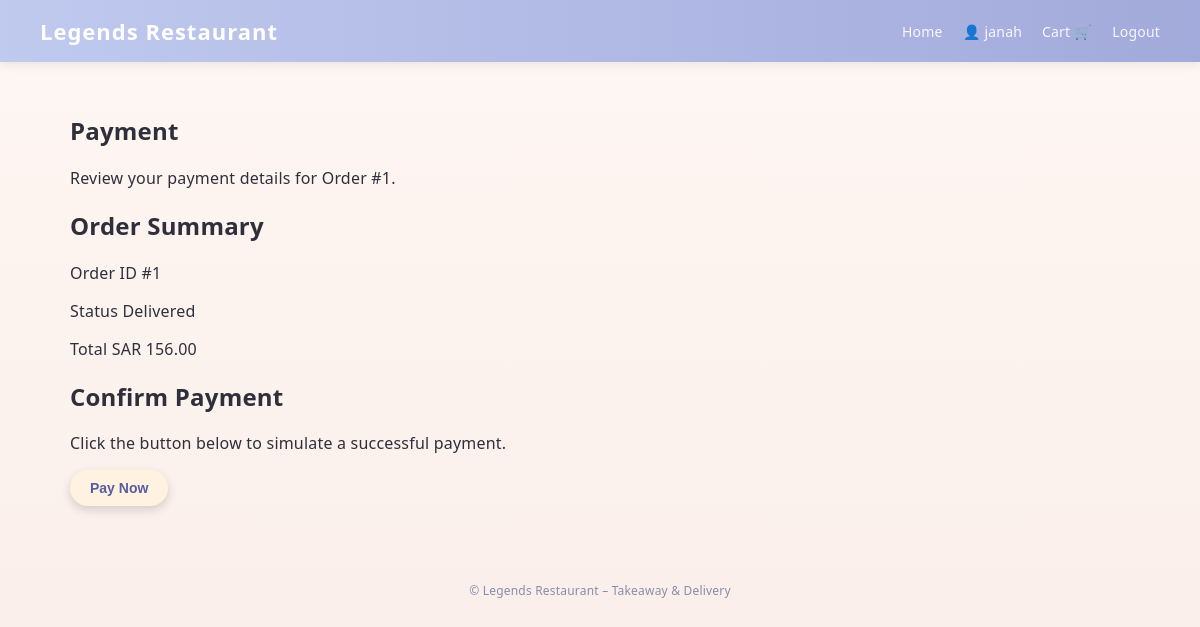
The app's page /payment/1/ (signed in) with its own data.
### restaurant/models.py (models this page shows, shortened)
class User(AbstractUser):
    ROLE_CHOICES = [
        ("customer", "Customer"),
        ("staff", "Staff"),
        ("manager", "Manager"),
    ]
    role = models.CharField(
        max_length=20,
        choices=ROLE_CHOICES,
        default="customer",
    )
    phone = models.CharField(max_length=20, blank=True, null=True)
    address = models.CharField(max_length=255, blank=True, null=True)
    hired_at = models.DateTimeField(blank=True, null=True)
    salary = models.DecimalField(
        max_digits=10,
        decimal_places=2,
        blank=True,
        null=True,
    )

class Order(models.Model):
    STATUS_CHOICES = [
        ('pending', 'Pending'),
        ("preparing", "Preparing"),
        ("out_for_delivery", "Out For Delivery"),
        ("delivered", "Delivered"),
        ('cancelled', 'Cancelled'),
    ]
    TYPE_CHOICES = [
        ("takeaway", "Takeaway"),
        ("delivery", "Delivery"),
    ]
    user = models.ForeignKey(
        User,
        on_delete=models.CASCADE,
        related_name="orders",
    )
    status = models.CharField(
        max_length=30,
        choices=STATUS_CHOICES,
        default="pending"
    )
    order_type = models.CharField(
        max_length=30,
        choices=TYPE_CHOICES,
        default="takeaway",
    )
    total = models.DecimalField(max_digits=8, decimal_places=2, default=0)
    notes = models.CharField(max_length=255, blank=True, null=True)
    created_at = models.DateTimeField(auto_now_add=True)
    is_paid = models.BooleanField(default=False)

### restaurant/views.py (the view, shortened to what this page needs)
# urls.py: path("payment/<int:order_id>/", views.payment_process, name="payment_process"),
@login_required
def payment_process(request, order_id):
    guard = _ensure_role(request, "customer")
    if guard is not None:
        return guard
    order = get_object_or_404(
        Order,
        id=order_id,
        user=request.user,
    )
    return render(
        request,
        "restaurant/payment.html",
        {"order": order, "paid": False},
    )

### restaurant/views.py (called while the page is built, shortened)
def _ensure_role(request, required_role):
    if not request.user.is_authenticated:
        return redirect("login")
    return None

### restaurant/templates/restaurant/payment.html (shortened to what this page needs)
{% extends "restaurant/base.html" %}
{% load static %}
{% block content %}
<section class="lr-checkout-page">
    <header class="lr-checkout-header">
        <h1>Payment</h1>
        <p class="lr-checkout-subtitle">
            Review your payment details for Order #{{ order.id }}.
        </p>
    </header>
    <div class="lr-checkout-layout">
        <div class="lr-checkout-main">
            <div class="lr-checkout-card">
                <h2 class="lr-checkout-section-title">Order Summary</h2>
                <p class="lr-checkout-row">
                    <span>Order ID</span>
                    <span>#{{ order.id }}</span>
                </p>
                <p class="lr-checkout-row">
                    <span>Status</span>
                    <span>{{ order.get_status_display }}</span>
                </p>
                <p class="lr-checkout-row lr-checkout-total">
                    <span>Total</span>
                    <span>SAR {{ order.total }}</span>
                </p>
            </div>
            {% if not paid %}
            <div class="lr-checkout-card">
                <h2 class="lr-checkout-section-title">Confirm Payment</h2>
                <p>Click the button below to simulate a successful payment.</p>
                <form method="post">
                    <button type="submit" class="lr-btn-primary">
                        Pay Now
                    </button>
                </form>
            </div>
            {% endif %}
        </div>
    </div>
</section>
{% endblock %}

### restaurant/templates/restaurant/base.html (shortened to what this page needs)
{% load static %}
<!DOCTYPE html>
<html lang="en">
<head>
    <link rel="stylesheet" href="{% static 'restaurant/style.css' %}">
</head>
<body class="lr-body">
    <header class="lr-header">
        <div class="lr-logo">Legends Restaurant</div>
        <nav class="lr-nav">
            {% if request.resolver_match.url_name == 'manager_reports' %}
                <a href="{% url 'manager_dashboard' %}">Back</a>
                <a href="{% url 'logout' %}">Logout</a>
            {% else %}
                <a href="{% url 'home' %}">Home</a>
                {% if request.user.is_authenticated %}
                    {% if request.user.role == "customer" %}
                        <a href="{% url 'customer_dashboard' %}" class="nav-account">
                            👤 {{ request.user.username }}
                        </a>
                        <a href="{% url 'cart_view' %}">Cart 🛒</a>
                        <a href="{% url 'logout' %}">Logout</a>
                    {% else %}
                        <a href="#" class="nav-account">
                            👤 {{ request.user.username }}
                        </a>
                        <a href="{% url 'logout' %}">Logout</a>
                    {% endif %}
                {% else %}
                    <a href="{% url 'login' %}">Login</a>
                {% endif %}
            {% endif %}
        </nav>
    </header>
    <main class="lr-main">
        {% block content %}{% endblock %}
    </main>
    <footer class="lr-footer">
        © {{ now|date:"Y" }} Legends Restaurant – Takeaway &amp; Delivery
    </footer>
</body>
</html>

### restaurant/static/restaurant/style.css (style rules this page uses)
:root { --cream: #FFF2E0; --powder: #C0C9EE; --periwinkle: #A2AADB; --indigo: #898AC4; --bg: var(--cream); --bg-grad: linear-gradient(180deg, var(--cream) 0%, #fdf1e7 15%, #f6f2ff 100%); --panel: #ffffff; --panel-border: #e6e9f7; --muted: #5b5f7a; --text: #2b2d3a; --brand: var(--indigo); --brand-2: var(--periwinkle); --ok: #1fa97b; --warn: #d9a227; --danger: #d85b5b; --radius: 16px; --shadow: 0 14px 30px rgba(137, 138, 196, .18); --soft: 0 8px 18px rgba(137, 138, 196, .12); }
* { box-sizing: border-box }
html, body { height: 100% }
body { margin: 0; font-family: ui-sans-serif, system-ui, -apple-system, "Segoe UI", Arial, sans-serif; color: var(--text); background: var(--bg-grad); letter-spacing: .2px; }
.lr-body { margin: 0; font-family: system-ui, -apple-system, BlinkMacSystemFont, "Segoe UI", sans-serif; background-color: #FFF2E0; color: #2f2f3b; }
.lr-header { display: flex; justify-content: space-between; align-items: center; padding: 16px 40px; background: linear-gradient(90deg, #C0C9EE, #A2AADB); color: #fff; box-shadow: 0 3px 10px rgba(0, 0, 0, 0.08); }
.lr-logo { font-weight: 700; font-size: 22px; letter-spacing: 1px; }
.lr-nav a { margin-left: 16px; text-decoration: none; color: #f7f7ff; font-size: 14px; font-weight: 500; }
.lr-main { max-width: 1100px; margin: 0 auto; padding: 32px 20px 60px; }
.lr-btn-primary, .lr-btn-secondary { border: none; cursor: pointer; border-radius: 999px; padding: 10px 20px; font-size: 14px; font-weight: 600; transition: transform 0.1s ease, box-shadow 0.1s ease, background 0.2s; }
.lr-btn-primary { background: #FFF2E0; color: #5a5ca0; box-shadow: 0 4px 10px rgba(0, 0, 0, 0.15); text-decoration: none; display: inline-block; }
.lr-footer { text-align: center; font-size: 12px; padding: 16px 0 24px; color: #8a8ba8; }
.lr-btn-primary { transition: 0.2s ease; }
body { font-family: "Segoe UI", sans-serif; background: linear-gradient(to bottom, #fff7f3, #f8ece8); margin: 0; padding: 0; color: #333; }

### records on screen
User: user.username "janah"
Order: id "1", status "Delivered", total "156.00"
